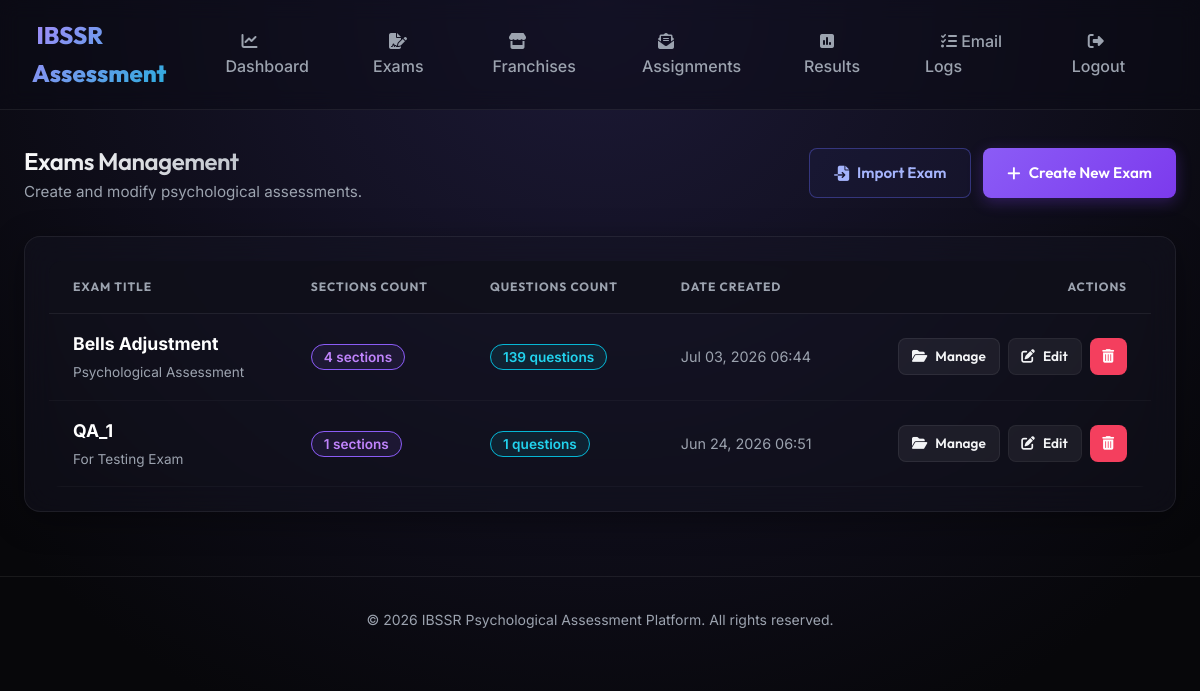
/tests-mgmt/ (signed in), run on an earlier commit of the app's database.
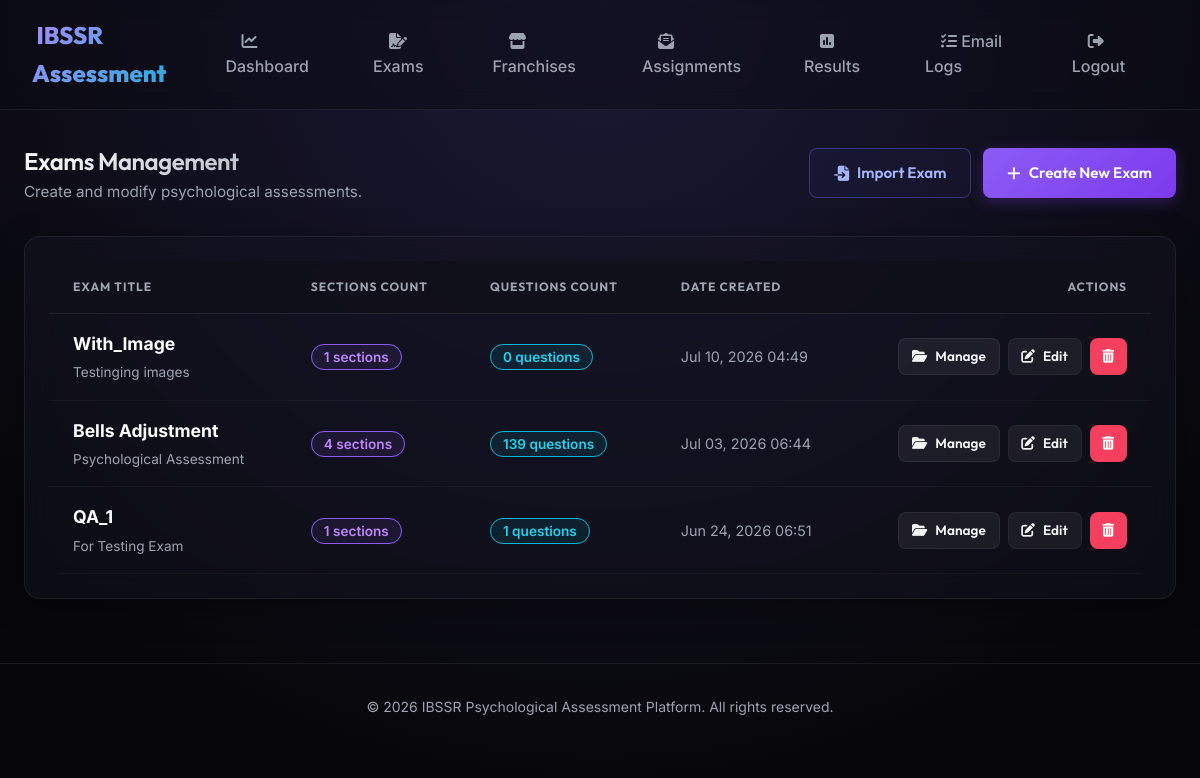
And on a later commit of the database.
### tests/models.py (models this page shows, shortened)
class Exam(models.Model):
    title = models.CharField(max_length=255)
    description = models.TextField(blank=True, null=True)
    created_by = models.ForeignKey('auth.User', on_delete=models.SET_NULL, null=True, blank=True, related_name='created_exams')
    shared_with = models.ManyToManyField('auth.User', blank=True, related_name='shared_exams', help_text="Franchises allowed to use this exam")
    created_at = models.DateTimeField(auto_now_add=True)
    updated_at = models.DateTimeField(auto_now=True)
    @property
    def total_sections(self):
        return self.sections.count()
    @property
    def total_questions(self):
        return sum(section.questions.count() for section in self.sections.all())

class Section(models.Model):
    exam = models.ForeignKey(Exam, on_delete=models.CASCADE, related_name='sections')
    name = models.CharField(max_length=255)
    description = models.TextField(blank=True, null=True)
    duration_minutes = models.IntegerField(default=10, help_text="Duration minutes part")
    duration_seconds = models.IntegerField(default=0, help_text="Duration seconds part")
    order = models.IntegerField(default=0, help_text="Display order of this section")
    class Meta:
        ordering = ['order', 'id']

### tests/views.py (the view)
# urls.py: path('', views.exam_list, name='exam_list'),
@login_required
def exam_list(request):
    is_owner = request.user.is_superuser
    if is_owner:
        exams = Exam.objects.all().order_by('-created_at')
    else:
        exams = Exam.objects.filter(created_by=request.user).order_by('-created_at')
    return render(request, 'admin/exam_list.html', {
        'exams': exams,
        'is_owner': is_owner
    })

### templates/admin/exam_list.html (shortened to what this page needs)
{% extends 'base.html' %}
{% block content %}
<div style="margin-bottom: 2rem; display: flex; justify-content: space-between; align-items: center;">
    <div>
        <h2 style="background: linear-gradient(135deg, #fff, var(--text-muted)); -webkit-background-clip: text; -webkit-text-fill-color: transparent;">Exams Management</h2>
        <p style="color: var(--text-muted); font-size: 0.95rem;">Create and modify psychological assessments.</p>
    </div>
    <div style="display: flex; gap: 0.75rem;">
        <a href="{% url 'exam_import' %}" class="btn btn-secondary" style="border-color: rgba(99, 102, 241, 0.4); background: rgba(99, 102, 241, 0.05); color: #a5b4fc;">
            <i class="fa-solid fa-file-import"></i> Import Exam
        </a>
        <a href="{% url 'exam_create' %}" class="btn btn-primary">
            <i class="fa-solid fa-plus"></i> Create New Exam
        </a>
    </div>
</div>
<div class="glass-card" style="padding: 1.5rem;">
    <div class="table-container" style="border: none; margin-top: 0;">
        <table class="custom-table">
            <thead>
                <tr>
                    <th>Exam Title</th>
                    <th>Sections Count</th>
                    <th>Questions Count</th>
                    <th>Date Created</th>
                    <th style="text-align: right;">Actions</th>
                </tr>
            </thead>
            <tbody>
                {% for exam in exams %}
                    <tr>
                        <td>
                            <strong style="font-size: 1.1rem; color: #fff;">{{ exam.title }}</strong>
                            {% if exam.description %}
                                <div style="font-size: 0.85rem; color: var(--text-muted); margin-top: 0.25rem;">{{ exam.description|truncatewords:15 }}</div>
                            {% endif %}
                        </td>
                        <td><span style="background: rgba(139, 92, 246, 0.1); border: 1px solid var(--primary); padding: 0.25rem 0.75rem; border-radius: 20px; font-size: 0.85rem; font-weight: 600; color: #c084fc;">{{ exam.total_sections }} sections</span></td>
                        <td><span style="background: rgba(6, 182, 212, 0.1); border: 1px solid var(--accent-cyan); padding: 0.25rem 0.75rem; border-radius: 20px; font-size: 0.85rem; font-weight: 600; color: #22d3ee;">{{ exam.total_questions }} questions</span></td>
                        <td style="color: var(--text-muted); font-size: 0.9rem;">{{ exam.created_at|date:"M d, Y H:i" }}</td>
                        <td style="text-align: right;">
                            <div style="display: inline-flex; gap: 0.5rem; justify-content: flex-end;">
                                <a href="{% url 'exam_detail' exam_id=exam.id %}" class="btn btn-secondary" style="padding: 0.4rem 0.8rem; font-size: 0.85rem;">
                                    <i class="fa-solid fa-folder-open"></i> Manage
                                </a>
                                {% if exam.created_by == request.user or is_owner %}
                                <a href="{% url 'exam_edit' exam_id=exam.id %}" class="btn btn-secondary" style="padding: 0.4rem 0.8rem; font-size: 0.85rem; border-color: rgba(255,255,255,0.05);">
                                    <i class="fa-solid fa-pen-to-square"></i> Edit
                                </a>
                                <a href="{% url 'exam_delete' exam_id=exam.id %}" class="btn btn-danger" style="padding: 0.4rem 0.8rem; font-size: 0.85rem;">
                                    <i class="fa-solid fa-trash-can"></i>
                                </a>
                                {% endif %}
                            </div>
                        </td>
                    </tr>
                {% endfor %}
            </tbody>
        </table>
    </div>
</div>
{% endblock %}

### templates/base.html (shortened to what this page needs)
{% load static %}
<!DOCTYPE html>
<html lang="en">
<head>
    <link rel="stylesheet" href="{% static 'css/styles.css' %}">
    <link rel="stylesheet" href="https://cdnjs.cloudflare.com/ajax/libs/font-awesome/6.4.0/css/all.min.css">
</head>
<body>
    <nav class="navbar">
        <a href="/" class="nav-brand">
             IBSSR Assessment
        </a>
        <ul class="nav-links">
            {% if user.is_authenticated %}
                <li><a href="{% url 'admin_dashboard' %}" class="nav-link {% if request.resolver_match.url_name == 'admin_dashboard' %}active{% endif %}"><i class="fa-solid fa-chart-line"></i> Dashboard</a></li>
                <li><a href="{% url 'exam_list' %}" class="nav-link {% if 'exam' in request.path %}active{% endif %}"><i class="fa-solid fa-file-signature"></i> Exams</a></li>
                {% if user.is_superuser %}
                    <li><a href="{% url 'admin_franchises' %}" class="nav-link {% if 'franchise' in request.path %}active{% endif %}"><i class="fa-solid fa-store"></i> Franchises</a></li>
                {% endif %}
                <li><a href="{% url 'admin_assignments' %}" class="nav-link {% if 'assignment' in request.path %}active{% endif %}"><i class="fa-solid fa-envelope-open-text"></i> Assignments</a></li>
                <li><a href="{% url 'admin_results' %}" class="nav-link {% if 'result' in request.path %}active{% endif %}"><i class="fa-solid fa-square-poll-vertical"></i> Results</a></li>
                <li><a href="{% url 'admin_email_logs' %}" class="nav-link {% if 'email' in request.path %}active{% endif %}"><i class="fa-solid fa-list-check"></i> Email Logs</a></li>
                <li><a href="{% url 'logout' %}" class="nav-link"><i class="fa-solid fa-right-from-bracket"></i> Logout</a></li>
            {% else %}
                <li><a href="{% url 'login' %}" class="nav-link"><i class="fa-solid fa-lock"></i> Portal Login</a></li>
            {% endif %}
        </ul>
    </nav>
    <main style="max-width: 1200px; margin: 2rem auto; padding: 0 1.5rem;">
        {% block content %}{% endblock %}
    </main>
    <footer style="text-align: center; padding: 2rem 0; margin-top: 4rem; border-top: 1px solid var(--glass-border); color: var(--text-muted); font-size: 0.875rem;">
        <p>&copy; 2026 IBSSR Psychological Assessment Platform. All rights reserved.</p>
    </footer>
</body>
</html>

### static/css/styles.css (style rules this page uses)
:root { --bg-dark: #07070a; --glass-bg: rgba(20, 20, 35, 0.45); --glass-border: rgba(255, 255, 255, 0.07); --text-primary: #f3f4f6; --text-muted: #9ca3af; --primary: #8b5cf6; --primary-glow: rgba(139, 92, 246, 0.4); --accent-cyan: #06b6d4; --accent-pink: #ec4899; --accent-green: #10b981; --accent-rose: #f43f5e; --font-heading: 'Outfit', sans-serif; --font-body: 'Inter', sans-serif; --transition: all 0.3s cubic-bezier(0.4, 0, 0.2, 1); }
* { box-sizing: border-box; margin: 0; padding: 0; }
body { font-family: var(--font-body); background: radial-gradient(circle at 50% 0%, #1c1936 0%, var(--bg-dark) 80%); color: var(--text-primary); min-height: 100vh; overflow-x: hidden; line-height: 1.6; }
h1, h2, h3, h4, h5, h6 { font-family: var(--font-heading); font-weight: 600; letter-spacing: -0.02em; }
.glass-card { background: var(--glass-bg); backdrop-filter: blur(16px); -webkit-backdrop-filter: blur(16px); border: 1px solid var(--glass-border); border-radius: 16px; padding: 2rem; box-shadow: 0 8px 32px 0 rgba(0, 0, 0, 0.37); transition: var(--transition); }
.navbar { background: rgba(10, 10, 20, 0.5); backdrop-filter: blur(10px); border-bottom: 1px solid var(--glass-border); padding: 1rem 2rem; display: flex; justify-content: space-between; align-items: center; position: sticky; top: 0; z-index: 100; }
.nav-brand { font-family: var(--font-heading); font-size: 1.5rem; font-weight: 800; background: linear-gradient(135deg, #a78bfa, var(--accent-cyan)); -webkit-background-clip: text; -webkit-text-fill-color: transparent; text-decoration: none; }
.nav-links { display: flex; gap: 1.5rem; list-style: none; align-items: center; }
.nav-link { color: var(--text-muted); text-decoration: none; font-weight: 500; transition: var(--transition); padding: 0.5rem 1rem; border-radius: 8px; }
.btn { display: inline-flex; align-items: center; justify-content: center; gap: 0.5rem; font-family: var(--font-heading); font-weight: 600; font-size: 0.95rem; padding: 0.75rem 1.5rem; border-radius: 8px; border: none; cursor: pointer; transition: var(--transition); text-decoration: none; }
.btn-primary { background: linear-gradient(135deg, var(--primary), #7c3aed); color: #fff; box-shadow: 0 4px 15px rgba(124, 58, 237, 0.3); }
.btn-secondary { background: rgba(255, 255, 255, 0.06); color: var(--text-primary); border: 1px solid var(--glass-border); }
.btn-danger { background: var(--accent-rose); color: #fff; }
.table-container { overflow-x: auto; border-radius: 12px; border: 1px solid var(--glass-border); margin-top: 1.5rem; }
.custom-table { width: 100%; border-collapse: collapse; text-align: left; }
.custom-table th { background: rgba(15, 15, 25, 0.8); color: var(--text-muted); font-family: var(--font-heading); text-transform: uppercase; font-size: 0.75rem; letter-spacing: 0.08em; padding: 1rem 1.5rem; border-bottom: 1px solid var(--glass-border); }
.custom-table td { padding: 1rem 1.5rem; border-bottom: 1px solid rgba(255, 255, 255, 0.03); color: var(--text-primary); }

What changed in the data, as far as the page shows it:
added Exam: title "With_Image", description "Testinging images", total_sections "1", total_questions "0", created_at "Jul 10, 2026 04:49", shows "Edit"
